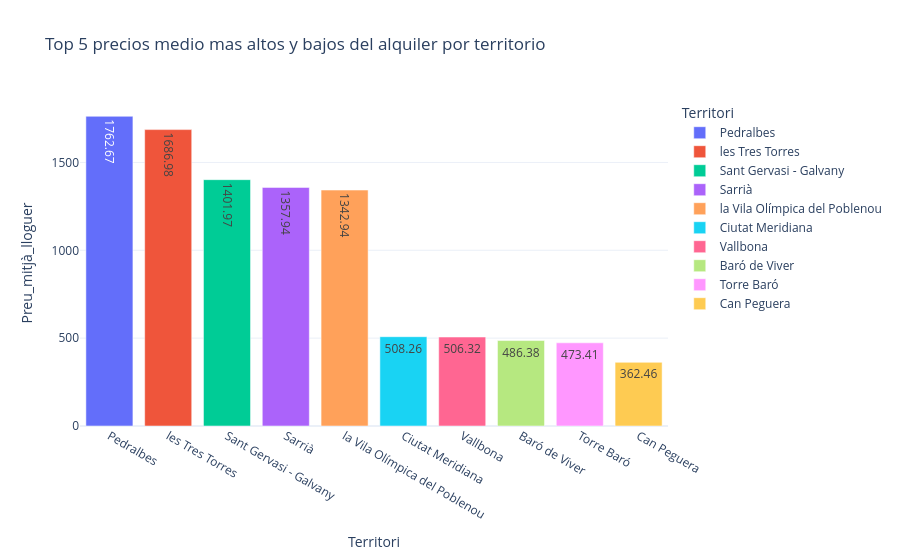

Source (notebook cell):
### Code cell
fig = px.bar(
    bottom_top,
    x="Territori",
    y="Preu_mitjà_lloguer",
    color="Territori",                  
    text="Preu_mitjà_lloguer",      
    title="Top 5 precios medio mas altos y bajos del alquiler por territorio",
    template="plotly_white"          
)
fig.show()

### Figure 1 — Plotly figure (JSON) as saved in the notebook; plotly's stock layout.template omitted (floating-point values rounded to 4 significant figures)
{"data": [{"hovertemplate": "Territori=%{x}<br>Preu_mitjà_lloguer=%{text}<extra></extra>", "legendgroup": "Pedralbes", "marker": {"color": "#636efa", "pattern": {"shape": ""}}, "name": "Pedralbes", "orientation": "v", "showlegend": true, "text": [1763.0], "textposition": "auto", "type": "bar", "x": ["Pedralbes"], "xaxis": "x", "y": [1763.0], "yaxis": "y"}, {"hovertemplate": "Territori=%{x}<br>Preu_mitjà_lloguer=%{text}<extra></extra>", "legendgroup": "les Tres Torres", "marker": {"color": "#EF553B", "pattern": {"shape": ""}}, "name": "les Tres Torres", "orientation": "v", "showlegend": true, "text": [1687.0], "textposition": "auto", "type": "bar", "x": ["les Tres Torres"], "xaxis": "x", "y": [1687.0], "yaxis": "y"}, {"hovertemplate": "Territori=%{x}<br>Preu_mitjà_lloguer=%{text}<extra></extra>", "legendgroup": "Sant Gervasi - Galvany", "marker": {"color": "#00cc96", "pattern": {"shape": ""}}, "name": "Sant Gervasi - Galvany", "orientation": "v", "showlegend": true, "text": [1402.0], "textposition": "auto", "type": "bar", "x": ["Sant Gervasi - Galvany"], "xaxis": "x", "y": [1402.0], "yaxis": "y"}, {"hovertemplate": "Territori=%{x}<br>Preu_mitjà_lloguer=%{text}<extra></extra>", "legendgroup": "Sarrià", "marker": {"color": "#ab63fa", "pattern": {"shape": ""}}, "name": "Sarrià", "orientation": "v", "showlegend": true, "text": [1358.0], "textposition": "auto", "type": "bar", "x": ["Sarrià"], "xaxis": "x", "y": [1358.0], "yaxis": "y"}, {"hovertemplate": "Territori=%{x}<br>Preu_mitjà_lloguer=%{text}<extra></extra>", "legendgroup": "la Vila Olímpica del Poblenou", "marker": {"color": "#FFA15A", "pattern": {"shape": ""}}, "name": "la Vila Olímpica del Poblenou", "orientation": "v", "showlegend": true, "text": [1343.0], "textposition": "auto", "type": "bar", "x": ["la Vila Olímpica del Poblenou"], "xaxis": "x", "y": [1343.0], "yaxis": "y"}, {"hovertemplate": "Territori=%{x}<br>Preu_mitjà_lloguer=%{text}<extra></extra>", "legendgroup": "Ciutat Meridiana", "marker": {"color": "#19d3f3", "pattern": {"shape": ""}}, "name": "Ciutat Meridiana", "orientation": "v", "showlegend": true, "text": [508.3], "textposition": "auto", "type": "bar", "x": ["Ciutat Meridiana"], "xaxis": "x", "y": [508.3], "yaxis": "y"}, {"hovertemplate": "Territori=%{x}<br>Preu_mitjà_lloguer=%{text}<extra></extra>", "legendgroup": "Vallbona", "marker": {"color": "#FF6692", "pattern": {"shape": ""}}, "name": "Vallbona", "orientation": "v", "showlegend": true, "text": [506.3], "textposition": "auto", "type": "bar", "x": ["Vallbona"], "xaxis": "x", "y": [506.3], "yaxis": "y"}, {"hovertemplate": "Territori=%{x}<br>Preu_mitjà_lloguer=%{text}<extra></extra>", "legendgroup": "Baró de Viver", "marker": {"color": "#B6E880", "pattern": {"shape": ""}}, "name": "Baró de Viver", "orientation": "v", "showlegend": true, "text": [486.4], "textposition": "auto", "type": "bar", "x": ["Baró de Viver"], "xaxis": "x", "y": [486.4], "yaxis": "y"}, {"hovertemplate": "Territori=%{x}<br>Preu_mitjà_lloguer=%{text}<extra></extra>", "legendgroup": "Torre Baró", "marker": {"color": "#FF97FF", "pattern": {"shape": ""}}, "name": "Torre Baró", "orientation": "v", "showlegend": true, "text": [473.4], "textposition": "auto", "type": "bar", "x": ["Torre Baró"], "xaxis": "x", "y": [473.4], "yaxis": "y"}, {"hovertemplate": "Territori=%{x}<br>Preu_mitjà_lloguer=%{text}<extra></extra>", "legendgroup": "Can Peguera", "marker": {"color": "#FECB52", "pattern": {"shape": ""}}, "name": "Can Peguera", "orientation": "v", "showlegend": true, "text": [362.5], "textposition": "auto", "type": "bar", "x": ["Can Peguera"], "xaxis": "x", "y": [362.5], "yaxis": "y"}], "layout": {"barmode": "relative", "legend": {"title": {"text": "Territori"}, "tracegroupgap": 0}, "title": {"text": "Top 5 precios medio mas altos y bajos del alquiler por territorio"}, "xaxis": {"anchor": "y", "categoryarray": ["Pedralbes", "les Tres Torres", "Sant Gervasi - Galvany", "Sarrià", "la Vila Olímpica del Poblenou", "Ciutat Meridiana", "Vallbona", "Baró de Viver", "Torre Baró", "Can Peguera"], "categoryorder": "array", "domain": [0, 1], "title": {"text": "Territori"}}, "yaxis": {"anchor": "x", "domain": [0, 1], "title": {"text": "Preu_mitjà_lloguer"}}}}
